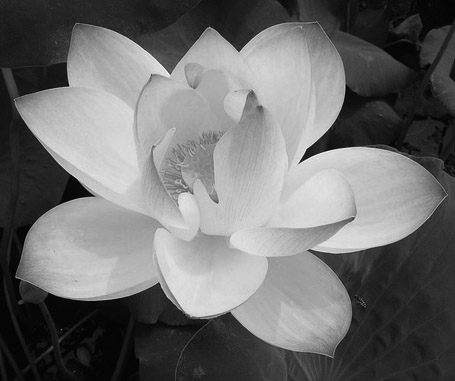
//> input picture C++/image processing/img/flower.jpg, 455 x 381 px
$ ./main   (built with g++ and OpenCV 4)
//> lines starting //> are read from the running program, lines starting //| are printed output that depends on the picture; after the words box and inside, x2 and y2 are one past the last pixel; in counts of white or black regions, pixels touching at a corner belong together
#include<opencv2/core/core.hpp>
#include<opencv2/imgproc/imgproc.hpp>
#include<opencv2/highgui/highgui.hpp>
using namespace cv;
#include<iostream>
using namespace std;

Mat createLoGKernel(float sigma, Size ksize);

void conv2D(InputArray _src, InputArray _kernel, OutputArray _dst, int ddepth, Point anchor = Point(-1, -1), int borderType = BORDER_DEFAULT)
{

	Mat kernelFlip;
	flip(_kernel, kernelFlip, -1);
	filter2D(_src, _dst, ddepth, kernelFlip, anchor, 0.0, borderType);
}

void zero_cross_defalut(InputArray _src, OutputArray _dst);
void zero_cross_mean(InputArray _src, OutputArray _dst);
enum ZERO_CROSS_TYPE { ZERO_CROSS_DEFALUT = 0, ZERO_CROSS_MEAN = 1 };
Mat Marr_Hildreth(InputArray image, Size loGSize, float sigma, ZERO_CROSS_TYPE type);


Mat image;
Mat marrHiImage;

int halfWin = 2;
const int MAX_HALFWIN = 30;
int sigma = 1;
const int MAX_SIGMA = 100;
void callBack_win_sig(int, void*)
{
	marrHiImage = Marr_Hildreth(image, Size(2 * halfWin + 1, 2 * halfWin + 1), sigma / 10.0, ZERO_CROSS_DEFALUT);
	imshow("Marr_Hildreth edge detect", marrHiImage);
}

int main(int argc, char* argv[])
{
	string str = "..//..//img//flower.jpg";
	image = imread(str, IMREAD_GRAYSCALE);
//> image is the input picture: 381 rows x 455 cols, CV_8UC1; min 0, max 248, mean 110
	if (!image.data)
	{
		cout << "no image" << endl;
		return -1;
	}
	imshow("org", image);
	namedWindow("Marr_Hildreth edge detect", WINDOW_AUTOSIZE);
	createTrackbar("radius좬", "Marr_Hildreth edge detect", &halfWin, MAX_HALFWIN, callBack_win_sig);
	createTrackbar("std좬", "Marr_Hildreth edge detect", &sigma, MAX_SIGMA, callBack_win_sig);
	callBack_win_sig(0, 0);
	waitKey(0);
	return 0;
}

Mat createLoGKernel(float sigma, Size ksize)
{

	int winH = ksize.height;
	int winW = ksize.width;
	CV_Assert(winH >= 1 && winW >= 1);
	CV_Assert(winH % 2 == 1 && winW % 2 == 1);

	float sigmaSquare = pow(sigma, 2);

	Mat logKernel(ksize, CV_32FC1);

	int cr = (winH - 1) / 2;
	int cc = (winW - 1) / 2;
	for (int r = 0; r < winH; r++)
	{
		for (int c = 0; c < winW; c++)
		{
			float norm2 = pow(float(r - cr), 2) + pow(float(c - cc), 2);
			logKernel.at<float>(r, c) = 1.0 / sigmaSquare * (norm2 / sigmaSquare - 2) * exp(-norm2 / (2 * sigmaSquare));
		}
	}
	return logKernel;
}


void zero_cross_defalut(InputArray _src, OutputArray _dst)
{
	Mat src = _src.getMat();

	CV_Assert(src.type() == CV_32FC1);
	_dst.create(src.size(), CV_8UC1);
	Mat dst = _dst.getMat();

	int rows = src.rows;
	int cols = src.cols;

	for (int r = 1; r < rows - 2; r++)
	{
		for (int c = 1; c < cols - 2; c++)
		{

			if (src.at<float>(r - 1, c) * src.at<float>(r + 1, c) < 0)
			{
				dst.at<uchar>(r, c) = 255;
				continue;
			}

			if (src.at<float>(r, c - 1) * src.at<float>(r, c + 1) < 0)
			{
				dst.at<uchar>(r, c) = 255;
				continue;
			}

			if (src.at<float>(r - 1, c - 1) * src.at<float>(r + 1, c + 1) < 0)
			{
				dst.at<uchar>(r, c) = 255;
				continue;
			}

			if (src.at<float>(r - 1, c + 1) * src.at<float>(r + 1, c - 1) < 0)
			{
				dst.at<uchar>(r, c) = 255;
				continue;
			}
		}
	}
}


void zero_cross_mean(InputArray _src, OutputArray _dst)
{
	Mat src = _src.getMat();

	_dst.create(src.size(), CV_8UC1);
	Mat dst = _dst.getMat();
	int rows = src.rows;
	int cols = src.cols;
	double minValue;
	double maxValue;

	Mat temp(1, 4, CV_32FC1);

	for (int r = 0 + 1; r < rows - 1; r++)
	{
		for (int c = 0 + 1; c < cols - 1; c++)
		{

			Mat left_top(src, Rect(c - 1, r - 1, 2, 2));
			temp.at<float>(0, 0) = mean(left_top)[0];

			Mat right_top(src, Rect(c, r - 1, 2, 2));
			temp.at<float>(0, 1) = mean(right_top)[0];

			Mat left_bottom(src, Rect(c - 1, r, 2, 2));
			temp.at<float>(0, 2) = mean(left_top)[0];

			Mat right_bottom(src, Rect(c, r, 2, 2));
			temp.at<float>(0, 3) = mean(right_bottom)[0];
			minMaxLoc(temp, &minValue, &maxValue);

			if (minValue * maxValue < 0)
				dst.at<uchar>(r, c) = 255;
		}
	}
}

Mat Marr_Hildreth(InputArray image, Size loGSize, float sigma, ZERO_CROSS_TYPE type)
{

	Mat loGKernel = createLoGKernel(sigma, loGSize);
//> in createLoGKernel, `int winH = ksize.height;`: winH = 5
//> in createLoGKernel, `Mat logKernel(ksize, CV_32FC1);`: logKernel = [[0, 0, 0, 0, 0], [0, 0, 0, 0, 0], [0, 0, 0, 0, 0], [0, 0, 0, 0, 0], [0, 0, 0, 0, 0]]
//> in createLoGKernel, `int cr = (winH - 1) / 2;`: cr = 2
//> the loop in createLoGKernel, `for (int r = 0; r < winH; r++)` made 5 passes
//> after the loop in createLoGKernel, `for (int r = 0; r < winH; r++)`: logKernel = [[0, 0, 0, 0, 0], [0, 7.49e-40, 1.89e-18, 7.49e-40, 0], [0, 1.89e-18, -200, 1.89e-18, 0], [0, 7.49e-40, 1.89e-18, 7.49e-40, 0], [0, 0, 0, 0, 0]]
//> in Marr_Hildreth, `Mat loGKernel = createLoGKernel(sigma, loGSize);`: loGKernel has the same summary as logKernel in createLoGKernel

	Mat img_Cov_loGKernel;
	conv2D(image, loGKernel, img_Cov_loGKernel, CV_32FC1, Point(-1, -1), BORDER_CONSTANT);
//> in conv2D, `flip(_kernel, kernelFlip, -1);`: kernelFlip has the same summary as logKernel in createLoGKernel
//> in conv2D, `filter2D(_src, _dst, ddepth, kernelFlip, anchor, 0.0, borderType);`:
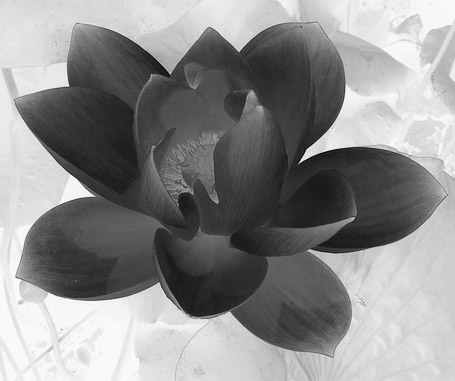
//> _dst: 381 rows x 455 cols, CV_32FC1; min -49600, max 2.23e-16, mean -22003.3; drawn with min black and max white

	Mat zeroCrossImage;
	switch (type)
	{
	case ZERO_CROSS_DEFALUT:
		zero_cross_defalut(img_Cov_loGKernel, zeroCrossImage);
//> after the loop in zero_cross_defalut, `for (int r = 1; r < rows - 2; r++)`:
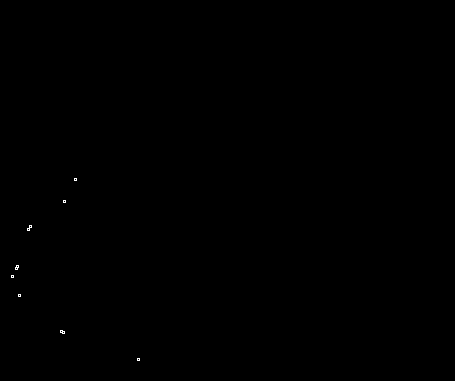
//> dst: 381 rows x 455 cols, CV_8UC1; 0.05% white in thin lines or dots, all inside (x1, y1, x2, y2) = (11, 178, 140, 361)
		break;
	case ZERO_CROSS_MEAN:
		zero_cross_mean(img_Cov_loGKernel, zeroCrossImage);
		break;
	default:
		CV_Assert(false);
		//CV_Error(StsBadArg, "Unknown ZERO_CROSS type");
	}
	return zeroCrossImage;
}

$ run again, with C++/image processing/img/bird_noise.jpg copied over C++/image processing/img/flower.jpg
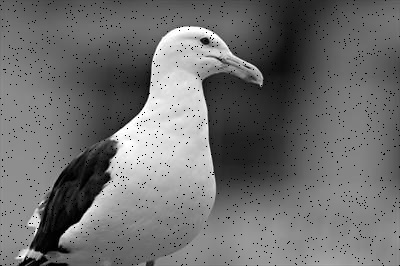
//> input picture C++/image processing/img/bird_noise.jpg, 400 x 266 px
//> image is the input picture: 266 rows x 400 cols, CV_8UC1; min 0, max 255, mean 110.8
//> winH = 5
//> in createLoGKernel, `Mat logKernel(ksize, CV_32FC1);`: logKernel = [[0, 0, 0, 0, 0], [0, 0, 0, 0, 0], [0, 0, 0, 0, 0], [0, 0, 0, 0, 0], [0, 0, 0, 0, 0]]
//> cr = 2
//> the loop in createLoGKernel, `for (int r = 0; r < winH; r++)` made 5 passes
//> after the loop in createLoGKernel, `for (int r = 0; r < winH; r++)`: logKernel = [[0, 0, 0, 0, 0], [0, 7.49e-40, 1.89e-18, 7.49e-40, 0], [0, 1.89e-18, -200, 1.89e-18, 0], [0, 7.49e-40, 1.89e-18, 7.49e-40, 0], [0, 0, 0, 0, 0]]
//> loGKernel has the same summary as logKernel in createLoGKernel
//> kernelFlip has the same summary as logKernel in createLoGKernel
//> in conv2D, `filter2D(_src, _dst, ddepth, kernelFlip, anchor, 0.0, borderType);`:
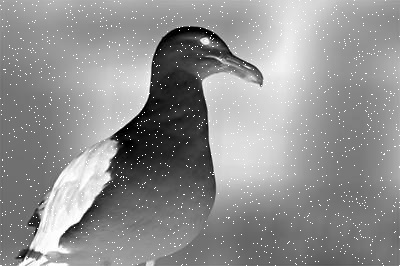
//> _dst: 266 rows x 400 cols, CV_32FC1; min -51000, max 1.91e-15, mean -22162.7; drawn with min black and max white
//> after the loop in zero_cross_defalut, `for (int r = 1; r < rows - 2; r++)`:
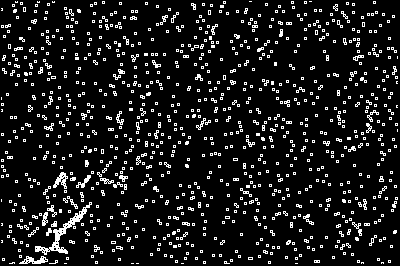
//> dst: 266 rows x 400 cols, CV_8UC1; 10.2% white in thin lines or dots

$ run again, with C++/image processing/img/butterfly.jpg copied over C++/image processing/img/flower.jpg
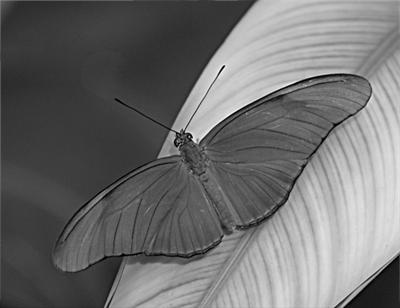
//> input picture C++/image processing/img/butterfly.jpg, 400 x 308 px
//> image is the input picture: 308 rows x 400 cols, CV_8UC1; min 0, max 250, mean 110.5
//> winH = 5
//> in createLoGKernel, `Mat logKernel(ksize, CV_32FC1);`: logKernel = [[0, 0, 0, 0, 0], [0, 0, 0, 0, 0], [0, 0, 0, 0, 0], [0, 0, 0, 0, 0], [0, 0, 0, 0, 0]]
//> cr = 2
//> the loop in createLoGKernel, `for (int r = 0; r < winH; r++)` made 5 passes
//> after the loop in createLoGKernel, `for (int r = 0; r < winH; r++)`: logKernel = [[0, 0, 0, 0, 0], [0, 7.49e-40, 1.89e-18, 7.49e-40, 0], [0, 1.89e-18, -200, 1.89e-18, 0], [0, 7.49e-40, 1.89e-18, 7.49e-40, 0], [0, 0, 0, 0, 0]]
//> loGKernel has the same summary as logKernel in createLoGKernel
//> kernelFlip has the same summary as logKernel in createLoGKernel
//> in conv2D, `filter2D(_src, _dst, ddepth, kernelFlip, anchor, 0.0, borderType);`:
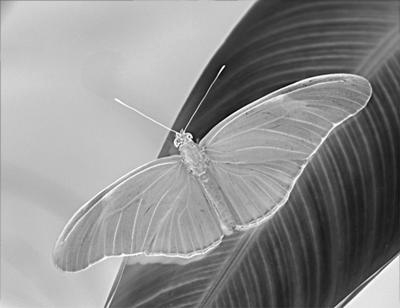
//> _dst: 308 rows x 400 cols, CV_32FC1; min -50000, max 6.24e-16, mean -22099.4; drawn with min black and max white
//> after the loop in zero_cross_defalut, `for (int r = 1; r < rows - 2; r++)`:
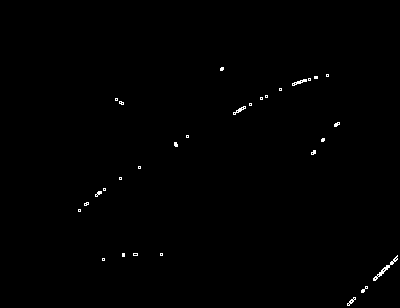
//> dst: 308 rows x 400 cols, CV_8UC1; 0.42% white in thin lines or dots, all inside (x1, y1, x2, y2) = (78, 67, 398, 306)
